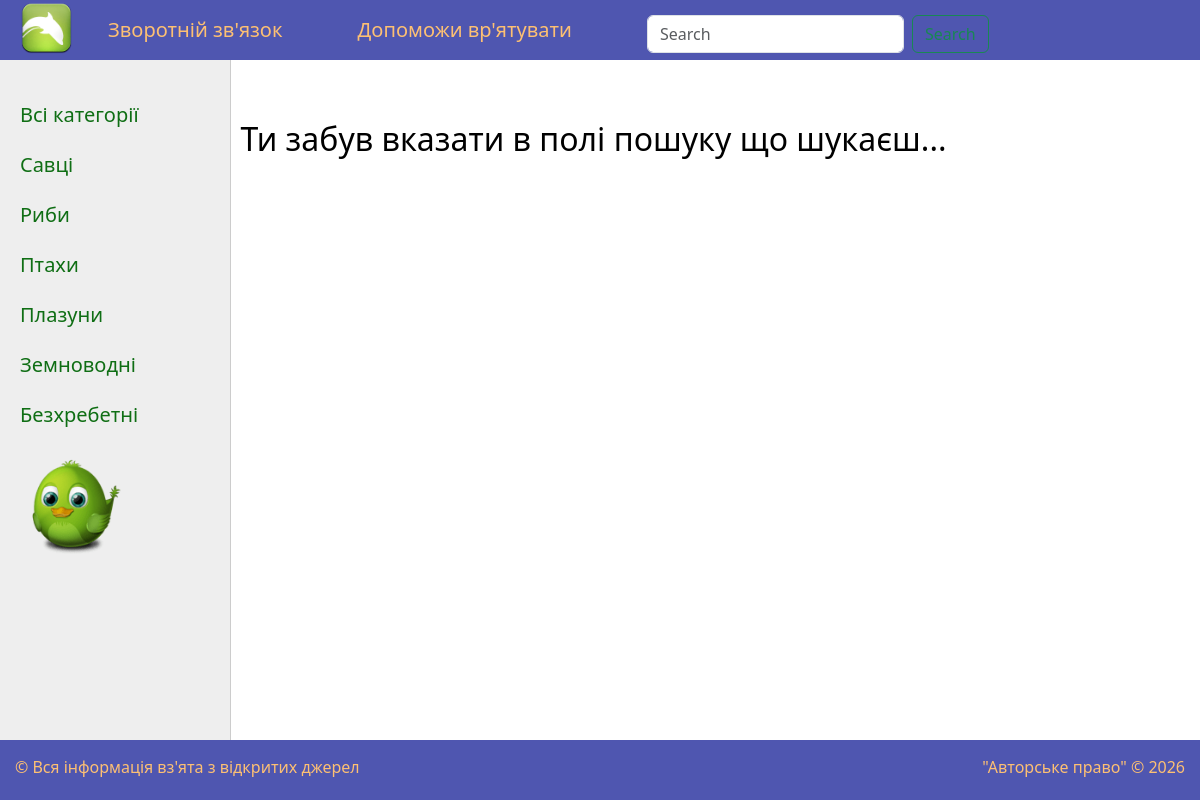
The app's page /search/ with its own data.
### animal/models.py (models this page shows, shortened)
class Category(models.Model):
    name = models.CharField(max_length=100, db_index=True, verbose_name='Категорія')
    slug = models.SlugField(max_length=255, unique=True, db_index=True, verbose_name='URL')
    def get_absolute_url(self):
        return reverse('category', kwargs={'cat_slug': self.slug})
    class Meta:
        verbose_name ='Категорії'
        verbose_name_plural = 'Категорії'
        ordering = ['id']

### animal/views.py (the view)
# urls.py: path('search/', search, name='search_post'),
def search(request):
    cats = Category.objects.all()
    user_menu = menu.copy()
    if not request.user.is_authenticated:
        user_menu.pop(1)
    if request.method == "POST":
        searched = request.POST['searched']
        posts = Animal.objects.filter(content__icontains=searched, is_published=True)# istartswith, icontains
        return render(request, 'animal/search.html',
                      {'menu': user_menu,
                       'cats': cats,
                       'posts': posts,
                       'year': datetime.now().year,
                       'searched': searched,
                       'title': 'Профіль користувача:',
                       })
    else:
        return render(request, 'animal/search.html',
                      {'menu': user_menu,
                       'cats': cats,
                       'year': datetime.now().year,
                       'title': 'Профіль користувача:',
                       })

### animal/templates/animal/search.html
{% extends 'animal/base.html' %}
{% block content %}
{% if searched %}
<center>
<h2> Ти шукав {{searched}} </h2>
</center>
<ul class="list-articles">
	{% for p in posts %}
			<li><div class="article-panel">
				<p class="first">Категорія: {{p.cat}}</p>
				<p class="last">Дата: {{p.time_update|date:"d-m-Y H:i:s"}}</p>
			</div>
{% if p.photo %}
				<p><img class="img-article-left thumb" src = "{{p.photo.url}}"></p>
				{% endif %}
				<h2>{{p.title}}</h2>
	{% autoescape on %}
	{{p.content|linebreaks|truncatewords:50}}
	{% endautoescape %}
			<div class="clear"></div>
			<p class="link-read-post"><a href="{{p.get_absolute_url}}">Читати пост</a></p>
			</li>
	{% endfor %}
</ul>
{% else %}
<h2>Ти забув вказати в полі пошуку що шукаєш...</h2>
{% endif %}
{% endblock %}

### animal/templates/animal/base.html (shortened to what this page needs)
<!DOCTYPE html>
{% load static %}
<html lang="uk">
<head>
    <link type="text/css" href="{% static 'animal/css/styles.css' %}" rel="stylesheet" />
    <link href="https://cdn.jsdelivr.net/npm/bootstrap@5.3.0/dist/css/bootstrap.min.css" rel="stylesheet">
</head>
<body>
<table id ="table-page" border=0 cellpadding="0" cellspacing="0">
<tr><td valign=top>
    <div id="header">
        <ul class="h_menu">
            <li class="logo"><a href="{% url 'home' %}"><div class="logo"></div></a></li>
            {% for m in menu %}
                <li ><a href="{% url m.url_name %}">{{m.title}}</a></li>
            {% endfor %}
           <li> <form action="{% url 'search_post' %}" class="d-flex" role="search" method="post">
            <input class="form-control me-2" type="search" placeholder="Search" aria-label="Search" name="searched">
            <button class="btn btn-outline-success" type="submit">Search</button>
            </form>
            </li>
        </ul>
    </div>
<table id="table-content" border=0 cellpadding="0" cellspacing="0">
<tr>
	<td valign="top" class="left-chapters">
	<ul id="leftchapters">
		{% if cat_selected == 0 %}
		<li class="selected">Всі категорії</li>
		{% else %}
		<li class="an"><a  href="{% url 'home' %}">Всі категорії</a></li>
		{% endif %}
        {% for c in cats %}
		{% if c.pk == cat_selected %}
		<li class="selected">{{ c.name }}</li>
		{% else %}
		<li  class="an"><a href="{{ c.get_absolute_url }}">{{ c.name }}</a></li>
		{% endif %}
		{% endfor %}
            <li class="animation"> </li>
        </ul>
    </td>
<td valign="top" class="content">
	<div class="content-text">
      {% block content %}
    {% endblock %}
	</div>
</td></tr></table>
</td></tr>
<tr><td valign=top>
    <div id ="footer">
        <p>&copy; Вся інформація вз'ята з відкритих джерел <span class="right">"Авторське право" &copy; {{ year }}</span></p>
    </div>
</td></tr></table>
</body>
</html>

### animal/static/animal/css/styles.css (style rules this page uses)
html, body { font-family: Comic Sans MS, Comic Sans, cursive; margin: 0; padding: 0; height: 100%; width: 100%; }
#header, #footer { background: #4f56b0; height: 60px; }
.logo { background: url('../images/logos.png') no-repeat; background-size: cover; width: 53px; height: 53px; transition: .3s; }
ul.h_menu { list-style: none; margin: 0; padding: 0; height: 55px; color: #fdc073; font-size: 20px; overflow: hidden; }
ul.h_menu li { float: left; margin: 15px 40px 0 35px; }
ul.h_menu li.logo { margin: 2px 0 0 20px; }
ul.h_menu li a { color: #fdc073; text-decoration: none; }
#table-page { width: 100%; height: 100%; vertical-align: top; }
#table-page tr { height: 100%; }
#table-content { width: 100%; min-height: 100%; height: 100%; padding-right: 1%; }
.left-chapters { width: 230px; margin: 0; background: #eee; border-right: 1px solid #ccc; min-height: 100%; }
.left-chapters ul { margin: 0; padding: 20px 10px 10px 20px; list-style: none; font-size: 20px; }
.left-chapters ul li { margin: 20px 0 0 0; color: #135c25; }
#leftchapters li a, .on_post, .on_post-info { color: #0f6e14; text-decoration: none; }
.animation { background: url('../images/Arrioch-Birdie-Adium-Adium-Bird-Awake.128.png') no-repeat; background-size: cover; width: 110px; height: 110px; }
.content-text { margin: 60px 0 0 10px; color: #000; font-size: 20px; }
#footer p { padding: 15px; color: #fdc073; }
.right { float:right; }

### records on screen
Category: name "Савці"
Category: name "Риби"
Category: name "Птахи"
Category: name "Плазуни"
Category: name "Земноводні"
Category: name "Безхребетні"

### other values on screen
{{ m.title }} "Зворотній зв'язок" "Допоможи вр'ятувати"
